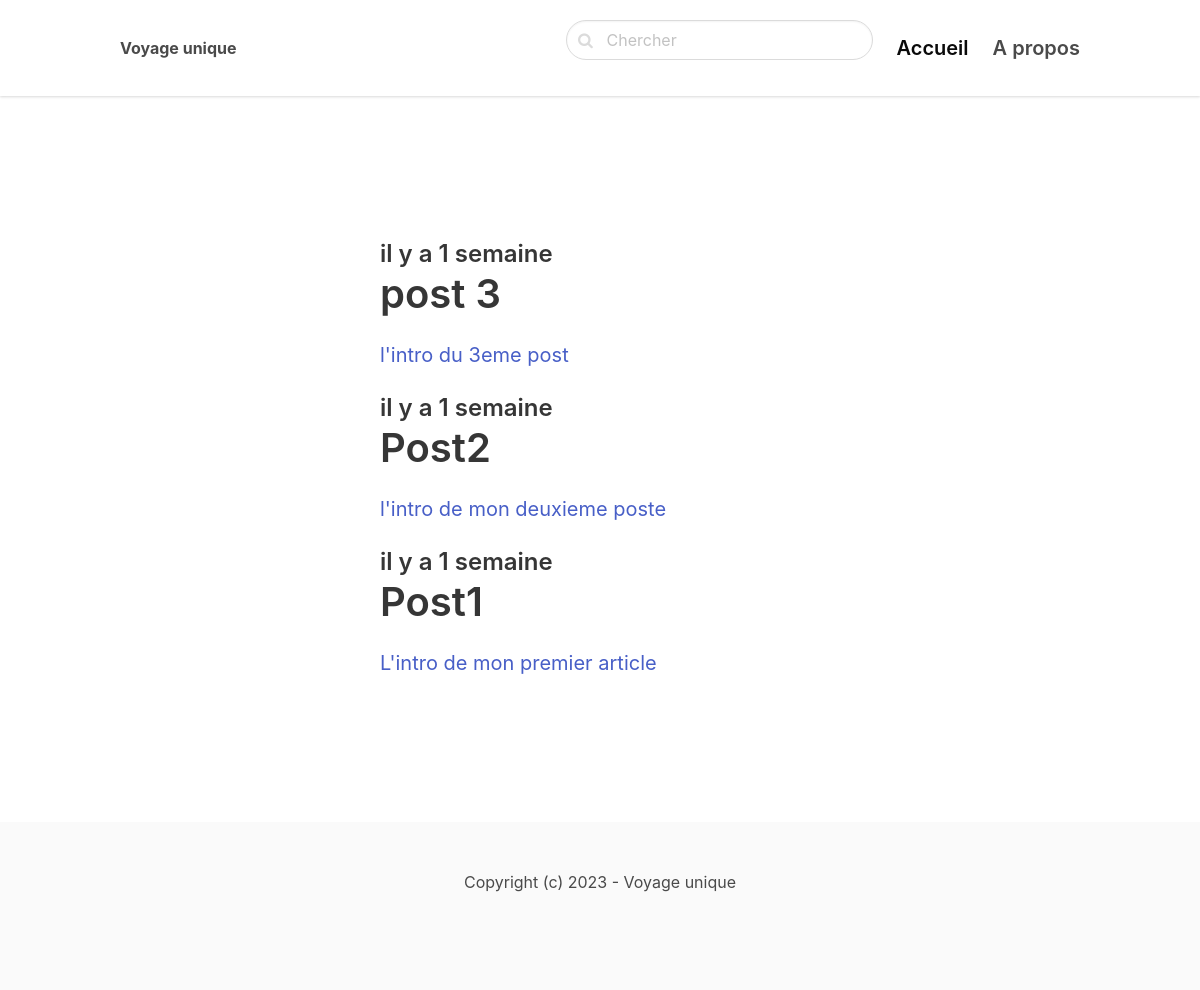
The app's page /, older data.
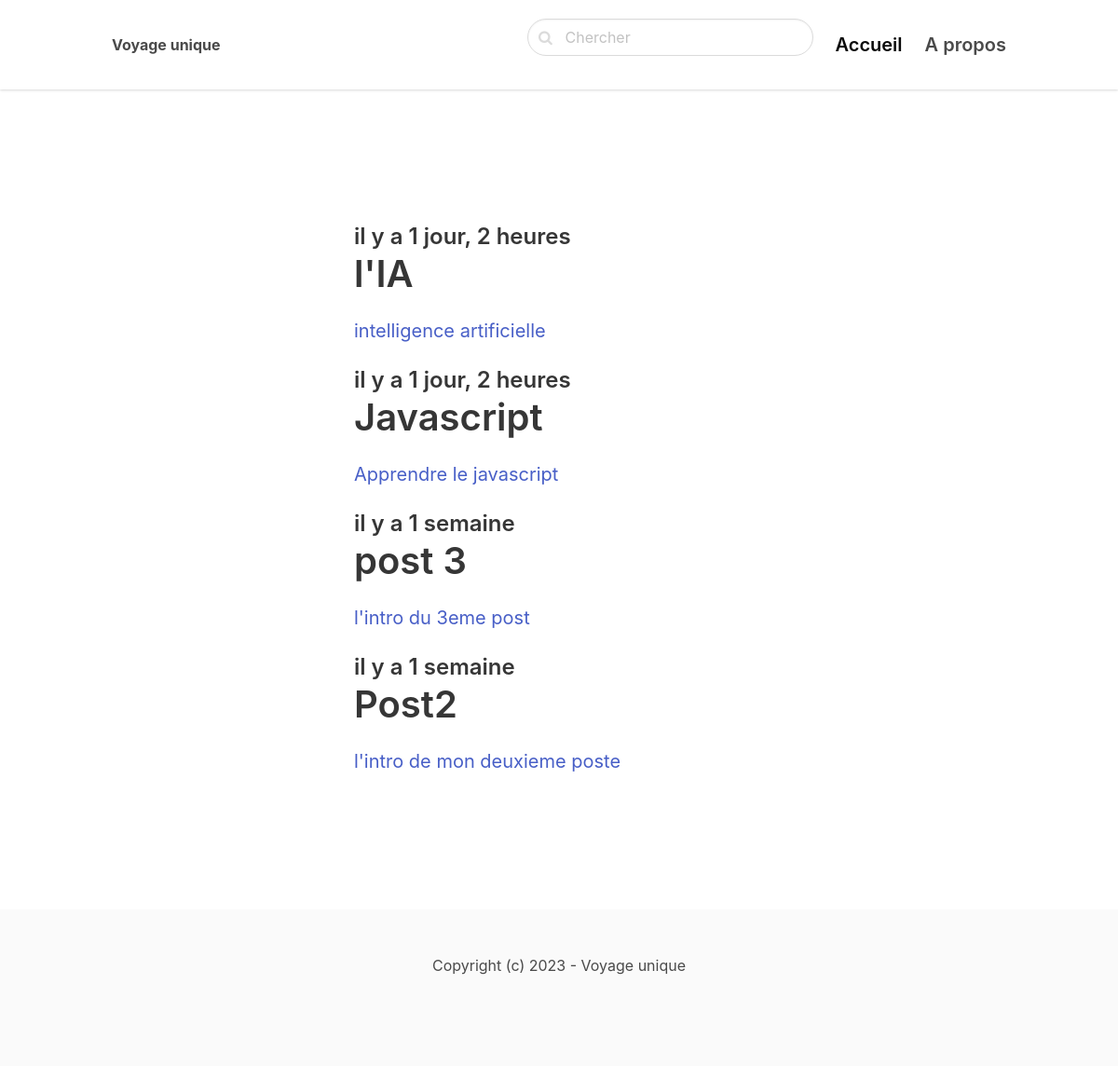
The same page, newer data.
### blog/models.py (models this page shows, shortened)
class Post(models.Model):
    ACTIVE='active'
    DRAFT='draft'
    CHOICES_STATUS= (
        (ACTIVE, "Actif"),
        (DRAFT, 'Inactif')
    )
    category= models.ForeignKey(Category, related_name='posts', on_delete=models.CASCADE)
    title=models.CharField(max_length=255)
    slug=models.SlugField()
    intro=models.TextField()
    body=models.TextField()
    created_at=models.DateTimeField(auto_now_add=True)
    status=models.CharField(max_length=10, choices=CHOICES_STATUS, default=ACTIVE)
    image=models.ImageField(upload_to='uploads/', blank=True, null=True)

### page/views.py (the view)
# urls.py: path("", frontpage, name='frontpage'),
def frontpage(request):
    posts = Post.objects.filter(status=Post.ACTIVE).order_by('-created_at')
    return render(request, 'page/frontpage.html', {'posts':posts})

### page/templates/page/frontpage.html (shortened to what this page needs)
{% extends 'page/base.html'%}
 {% block content%}
    <section class="hero">
        <div class="hero-body">
            <div class="container">
                <section class="section">
                    <div class="columns">
                        <div class="column is-8 is-offset-2">
                         {% for post in posts%}
                            <div class="content is-medium">
                                <a href="{% url 'post_detail' post.category.slug post.slug %}">
                                    <h2 class="subtitle is-4"> il y a {{ post.created_at|timesince }}</h2>
                                    <h1 class="title">{{post.title}}</h1>
                                    <p> {{post.intro}}</p>
                                </a>
                            </div>
                         {% endfor%}
                        </div>
                    </div>
                </section>
            </div>
        </div>
    </section>
 {% endblock %}

Row changes from the older to the newer data that the page shows:
no longer on this page (row edited): Post: created_at "1 semaine", title "Post1", intro "L'intro de mon premier article"
added Post: created_at "1 jour, 2 heures", title "l'IA", intro "intelligence artificielle"
added Post: created_at "1 jour, 2 heures", title "Javascript", intro "Apprendre le javascript"
